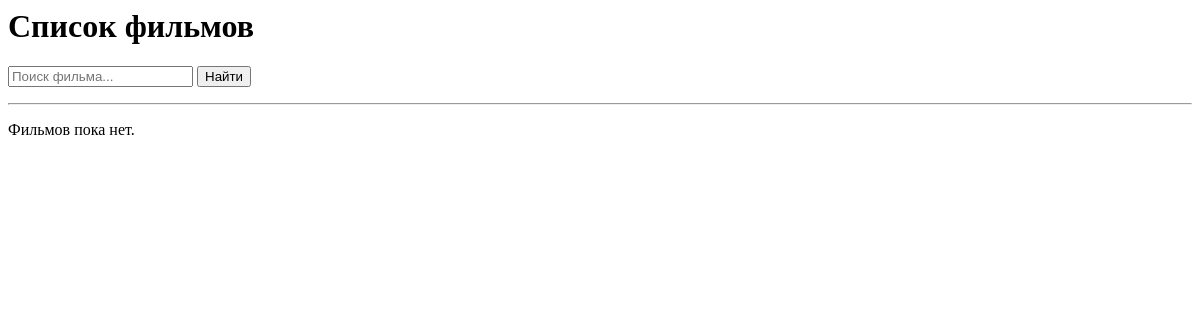
/movie_list/, run on an earlier commit of the app's database.
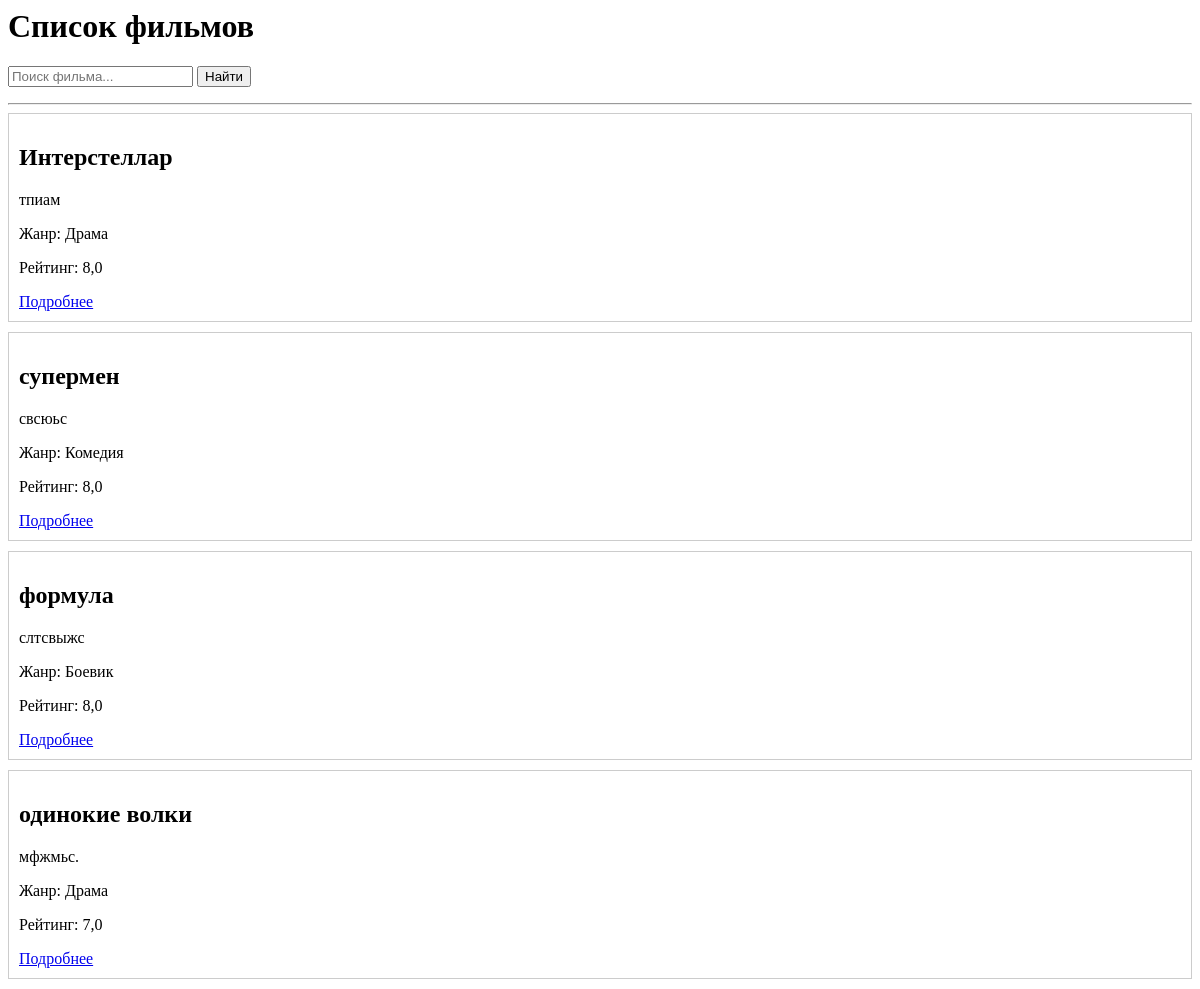
And on a later commit of the database.
### CineBoard/models.py (models this page shows, shortened)
class Movie(models.Model):
    title = models.CharField(max_length=200)
    description = models.TextField()
    genre = models.ForeignKey(Genre, on_delete=models.CASCADE)
    release_date = models.DateField()
    rating = models.FloatField()
    tags = models.ManyToManyField(Tag)

class Genre(models.Model):
    name = models.CharField(max_length=100)

### CineBoard/views.py (the view)
# urls.py: path('movie_list/', MovieListView.as_view(), name='movie_list'),
class MovieListView(generic.ListView):
    model = Movie
    template_name = 'movie_list.html'
    context_object_name = 'movies'
    def get_queryset(self):
        queryset = Movie.objects.all()
        query = self.request.GET.get('q')
        if query:
            queryset = queryset.filter(title__icontains=query)
        genre = self.request.GET.get('genre')
        if genre:
            queryset = queryset.filter(genre__name=genre)
        return queryset.order_by('-rating')

### templates/movie_list.html (shortened to what this page needs)
<h1>Список фильмов</h1>
<form method="get">
    <input type="text" name="q" placeholder="Поиск фильма..." value="{{ request.GET.q }}">
    <button type="submit">Найти</button>
</form>
<hr>
{% for movie in movies %}
    <div style="border:1px solid #ccc; padding:10px; margin-bottom:10px;">
        <h2>{{ movie.title }}</h2>
        <p>{{ movie.description|truncatechars:100 }}</p>
        <p>Жанр: {{ movie.genre.name }}</p>
        <p>Рейтинг: {{ movie.rating }}</p>
        <a href="{% url 'movie_detail' movie.id %}">Подробнее</a>
    </div>
{% empty %}
    <p>Фильмов пока нет.</p>
{% endfor %}

What changed in the data, as far as the page shows it:
added Movie: title "Интерстеллар", description "тпиам", genre.name "Драма", rating "8,0"
added Movie: title "супермен", description "свсюьс", genre.name "Комедия", rating "8,0"
added Movie: title "формула", description "слтсвыжс", genre.name "Боевик", rating "8,0"
added Movie: title "одинокие волки", description "мфжмьс.", genre.name "Драма", rating "7,0"
Also different on the page:
text no longer shown: "Фильмов пока нет."
